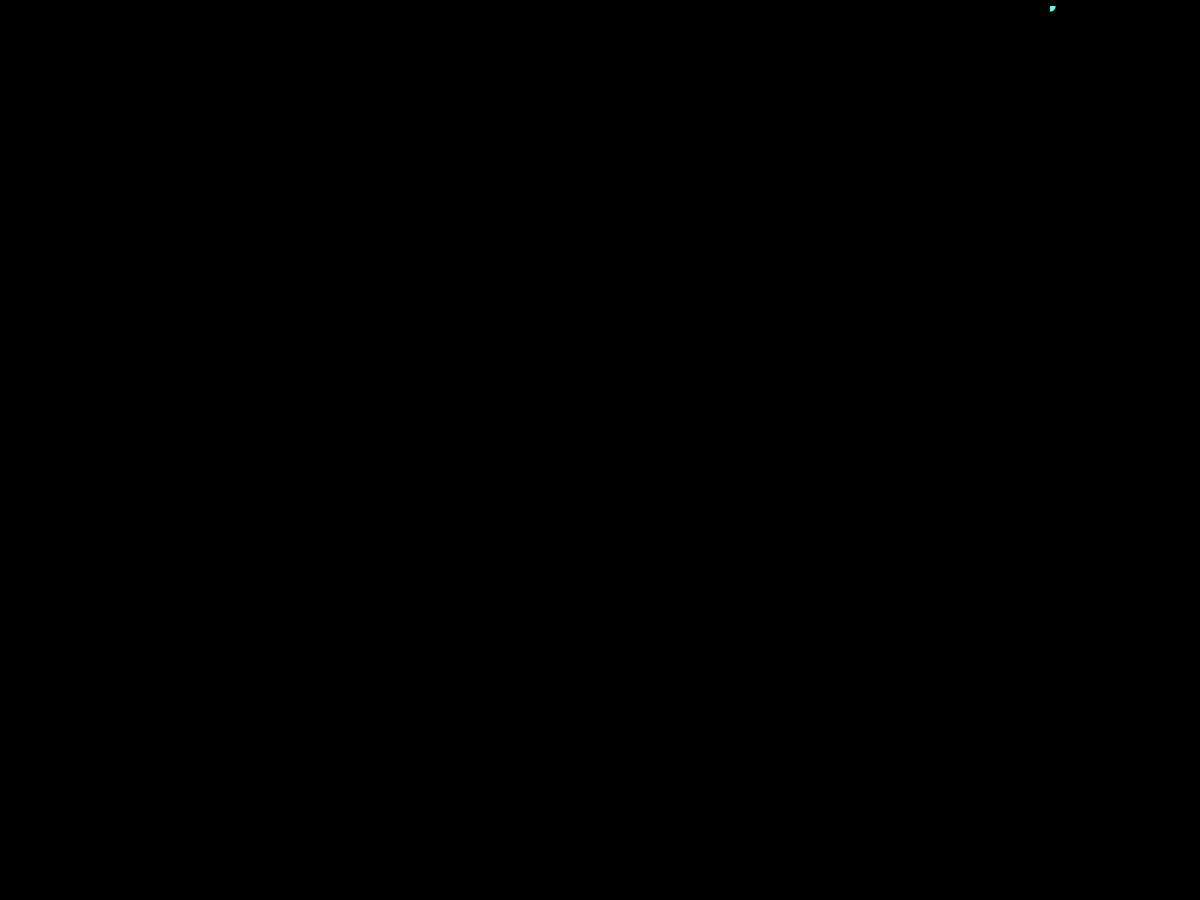
Frame 1 (no input)
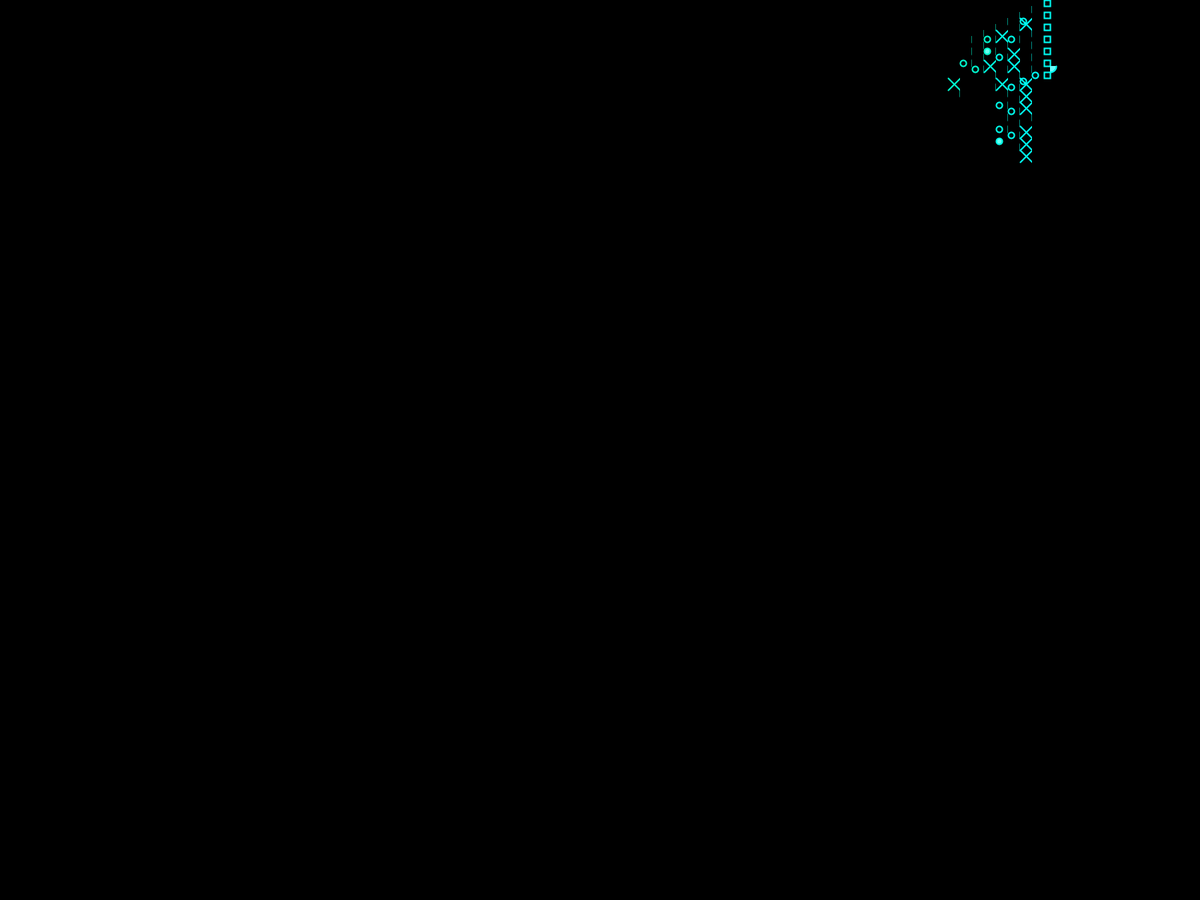
Frame 60 (the mouse pressed at the canvas centre just before this capture)
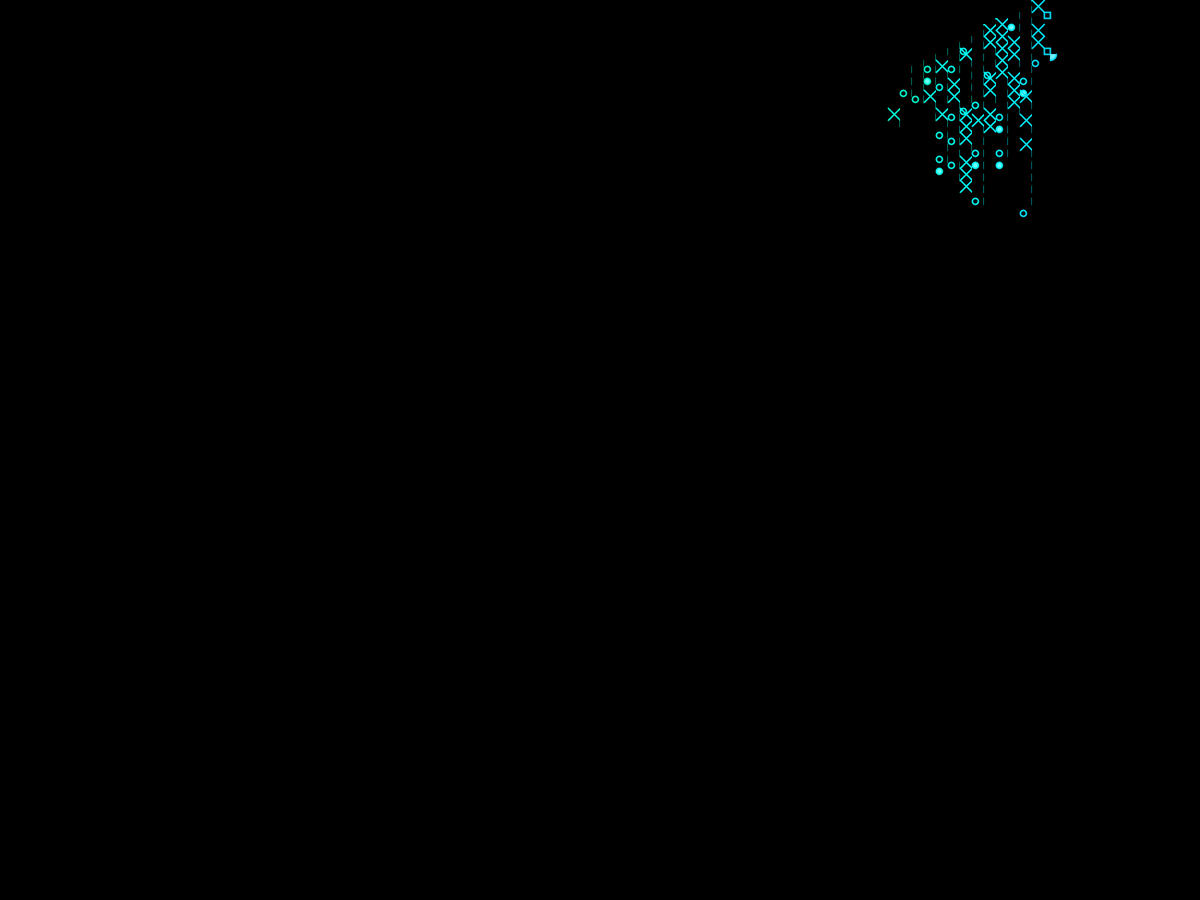
Frame 120 (the mouse held since frame 60 and released just before this capture)

The Processing sketch that drew these frames (run headless with seeded random() and noise(); from frame 60 on, the mouse is pressed at the canvas centre):

// Processing sketch: porting06
// ── porting06.pde
int w = 16;
int h = 16;
int index = 0; 
int c;
PImage p;
void setup() {
  c = (120);
  fullScreen();
  //size(640, 384);
  background(0);
  smooth();
  noFill();
  colorMode(HSB);
  ellipseMode(CORNER);
  rectMode(CORNER);
}
void draw() {


  int x1 = w*86;
  int x2 = w*87;
  int y1 = h* index;
  int y2 = h + y1;
  if (random(2) < 1) {
    noFill();
    strokeWeight(2);
    //stroke(255);
    rect(x2, y1, 8, 8);
    //arc(x2, y1, w, h, PI, PI+HALF_PI);
  } else if (random(6) < 2) {
    //noFill();
    strokeWeight(2);
    ellipse(x1, y2, 8, 8);
    //translate(width/2, height/2);
    //rotate(PI/3.0);
    rect(x2, y1, 8, 8);
    fill(c, 150, 255);
    arc(x2, y1, w, h, 0, -HALF_PI);
    arc(x2, y1, w, h, 0, HALF_PI);
  } else {
    strokeWeight(2);
    stroke(c, 255, 255);
    //rect(x2,y1,8,8);
    line(x1, y1, x2, y2);
    line(x1, y2, x2, y1);
    //arc(x2, y1, w, h, 0, -HALF_PI);
    //arc(x2, y1, w, h, 0, HALF_PI);
  };
  index++;
  if (index >= int(random(height/h)+2)) {
    c ++;
    p = get(w, -h/2, w*86, w*90);
    //PImage p = get(w, -h/2, w*37, w*29);
    background(0);
    set(0, 0, p);
    index = 0;
  }
}

void mousepressed () {
  p.resize (10, 10);
}
